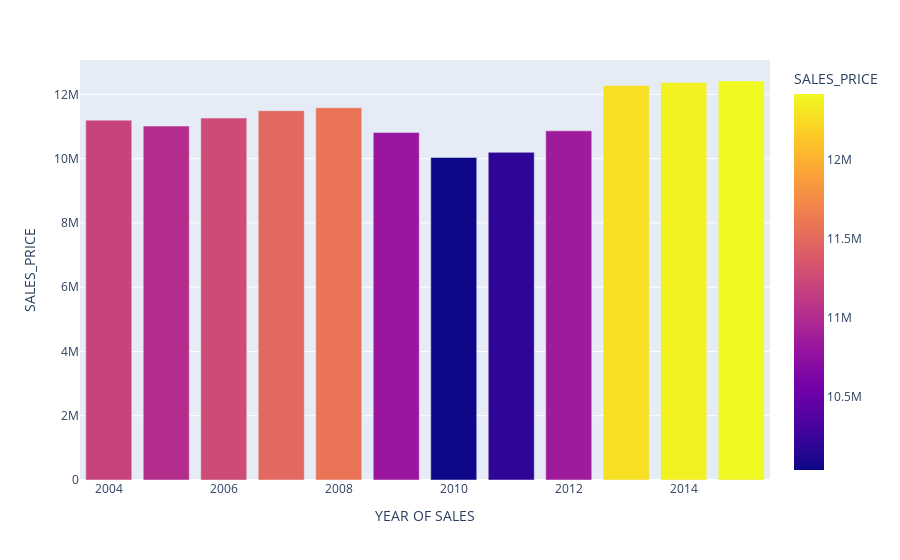

The code cell stored with this chart in its notebook:
### Markdown cell above
From the above plot it is evident that there is no linear relationship between the INT_SQFT and Target.

### Code cell
temp =pd.DataFrame(data.groupby('YEAR OF SALES')['SALES_PRICE'].mean())
temp = temp.sort_values(by='SALES_PRICE')
temp['YEAR OF SALES']=temp.index
px.bar(temp,x='YEAR OF SALES',y='SALES_PRICE',color='SALES_PRICE')

### Figure 1 — Plotly figure (JSON) as saved in the notebook; plotly's stock layout.template omitted (floating-point values rounded to 4 significant figures)
{"data": [{"alignmentgroup": "True", "hovertemplate": "YEAR OF SALES=%{x}<br>SALES_PRICE=%{marker.color}<extra></extra>", "legendgroup": "", "marker": {"color": [10040000.0, 10200000.0, 10820000.0, 10860000.0, 11010000.0, 11200000.0, 11260000.0, 11490000.0, 11590000.0, 12280000.0, 12370000.0, 12420000.0], "coloraxis": "coloraxis", "pattern": {"shape": ""}}, "name": "", "offsetgroup": "", "orientation": "v", "showlegend": false, "textposition": "auto", "type": "bar", "x": [2010, 2011, 2009, 2012, 2005, 2004, 2006, 2007, 2008, 2013, 2014, 2015], "xaxis": "x", "y": [10040000.0, 10200000.0, 10820000.0, 10860000.0, 11010000.0, 11200000.0, 11260000.0, 11490000.0, 11590000.0, 12280000.0, 12370000.0, 12420000.0], "yaxis": "y"}], "layout": {"barmode": "relative", "coloraxis": {"colorbar": {"title": {"text": "SALES_PRICE"}}, "colorscale": [[0, "#0d0887"], [0.1111, "#46039f"], [0.2222, "#7201a8"], [0.3333, "#9c179e"], [0.4444, "#bd3786"], [0.5556, "#d8576b"], [0.6667, "#ed7953"], [0.7778, "#fb9f3a"], [0.8889, "#fdca26"], [1, "#f0f921"]]}, "legend": {"tracegroupgap": 0}, "margin": {"t": 60}, "xaxis": {"anchor": "y", "domain": [0, 1], "title": {"text": "YEAR OF SALES"}}, "yaxis": {"anchor": "x", "domain": [0, 1], "title": {"text": "SALES_PRICE"}}}}
